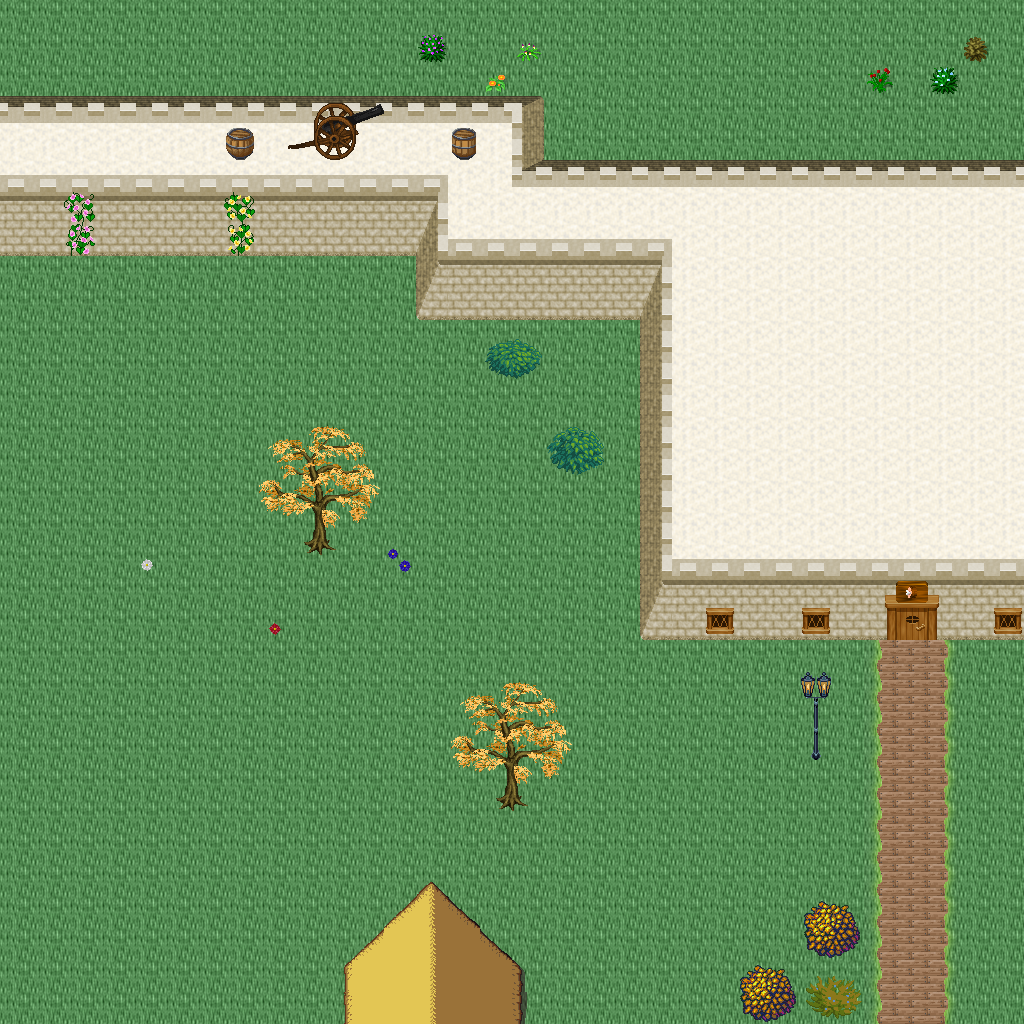

Below is a game level as drawn by its tile map, then a one-line description and the .tmx that defines it (tile-layer data replaced by summaries):
An orthogonal 32x32 tile map with 32x32 px tiles, 5 tile layers (Ground, Objects, Objects2, Above, ...), 1 hidden layer not drawn, 46 tilesets.

<map version="1.10" tiledversion="1.11.0" orientation="orthogonal" renderorder="right-down" width="32" height="32" tilewidth="32" tileheight="32" infinite="0" nextlayerid="11" nextobjectid="1">
 <tileset firstgid="1" name="logic_collision" tilewidth="32" tileheight="32" tilecount="1" columns="1">
  <image source="../drawable/logic_collision.png" width="32" height="32" />
 </tileset>
 <tileset firstgid="2" name="ground_ground" tilewidth="32" tileheight="32" tilecount="33" columns="3">
  <image source="../drawable/ground_ground.png" width="96" height="352" />
 </tileset>
 <tileset firstgid="35" name="building_castle" tilewidth="32" tileheight="32" tilecount="320" columns="20">
  <image source="../drawable/building_castle.png" width="640" height="512" />
 </tileset>
 <tileset firstgid="355" name="item_weapon_cannon" tilewidth="32" tileheight="32" tilecount="12" columns="3">
  <image source="../drawable/item_weapon_cannon.png" width="96" height="128" />
 </tileset>
 <tileset firstgid="367" name="item_pot_barrels_1" tilewidth="32" tileheight="32" tilecount="8" columns="4">
  <image source="../drawable/item_pot_barrels_1.png" width="128" height="64" />
 </tileset>
 <tileset firstgid="375" name="building_door_door" tilewidth="32" tileheight="32" tilecount="6" columns="3">
  <image source="../drawable/building_door_door.png" width="96" height="64" />
 </tileset>
 <tileset firstgid="381" name="building_door_closed" tilewidth="32" tileheight="32" tilecount="1" columns="1">
  <image source="../drawable/building_door_closed.png" width="32" height="32" />
 </tileset>
 <tileset firstgid="382" name="building_window_window_centered" tilewidth="32" tileheight="32" tilecount="1" columns="1">
  <image source="../drawable/building_window_window_centered.png" width="32" height="32" />
 </tileset>
 <tileset firstgid="383" name="building_decoration_chimney_big" tilewidth="32" tileheight="32" tilecount="2" columns="1">
  <image source="../drawable/building_decoration_chimney_big.png" width="32" height="64" />
 </tileset>
 <tileset firstgid="385" name="ground_grass_corners" tilewidth="32" tileheight="32" tilecount="24" columns="6">
  <image source="../drawable/ground_grass_corners.png" width="192" height="128" />
 </tileset>
 <tileset firstgid="409" name="ground_grass_edges" tilewidth="32" tileheight="32" tilecount="36" columns="12">
  <image source="../drawable/ground_grass_edges.png" width="384" height="96" />
 </tileset>
 <tileset firstgid="445" name="item_statue_lion_statues" tilewidth="32" tileheight="32" tilecount="8" columns="2">
  <image source="../drawable/item_statue_lion_statues.png" width="64" height="128" />
 </tileset>
 <tileset firstgid="453" name="item_statue_girl_with_bird" tilewidth="32" tileheight="32" tilecount="12" columns="4">
  <image source="../drawable/item_statue_girl_with_bird.png" width="128" height="96" />
 </tileset>
 <tileset firstgid="465" name="furniture_light_lamp_blue" tilewidth="32" tileheight="32" tilecount="3" columns="1">
  <image source="../drawable/furniture_light_lamp_blue.png" width="32" height="96" />
 </tileset>
 <tileset firstgid="468" name="light_dim_light_7x5" tilewidth="32" tileheight="32" tilecount="35" columns="7">
  <image source="../drawable/light_dim_light_7x5.png" width="224" height="160" />
 </tileset>
 <tileset firstgid="503" name="plant_flower_daisy_blue" tilewidth="32" tileheight="32" tilecount="8" columns="2">
  <image source="../drawable/plant_flower_daisy_blue.png" width="64" height="128" />
 </tileset>
 <tileset firstgid="511" name="plant_flower_daisy_red" tilewidth="32" tileheight="32" tilecount="8" columns="2">
  <image source="../drawable/plant_flower_daisy_red.png" width="64" height="128" />
 </tileset>
 <tileset firstgid="519" name="plant_flower_daisy_white" tilewidth="32" tileheight="32" tilecount="8" columns="2">
  <image source="../drawable/plant_flower_daisy_white.png" width="64" height="128" />
 </tileset>
 <tileset firstgid="527" name="plant_flower_daisy_yellow" tilewidth="32" tileheight="32" tilecount="8" columns="2">
  <image source="../drawable/plant_flower_daisy_yellow.png" width="64" height="128" />
 </tileset>
 <tileset firstgid="535" name="plant_tree_fall_trees" tilewidth="32" tileheight="32" tilecount="40" columns="8">
  <image source="../drawable/plant_tree_fall_trees.png" width="256" height="160" />
 </tileset>
 <tileset firstgid="575" name="plant_tree_oak_tree" tilewidth="32" tileheight="32" tilecount="20" columns="4">
  <image source="../drawable/plant_tree_oak_tree.png" width="128" height="160" />
 </tileset>
 <tileset firstgid="595" name="plant_tree_chestnut_tree" tilewidth="32" tileheight="32" tilecount="20" columns="4">
  <image source="../drawable/plant_tree_chestnut_tree.png" width="128" height="160" />
 </tileset>
 <tileset firstgid="615" name="plant_tree_locust_tree" tilewidth="32" tileheight="32" tilecount="20" columns="4">
  <image source="../drawable/plant_tree_locust_tree.png" width="128" height="160" />
 </tileset>
 <tileset firstgid="635" name="logic_protection" tilewidth="32" tileheight="32" tilecount="2" columns="2">
  <image source="../drawable/logic_protection.png" width="64" height="32" />
 </tileset>
 <tileset firstgid="637" name="plant_bush_hosta" tilewidth="32" tileheight="32" tilecount="9" columns="3">
  <image source="../drawable/plant_bush_hosta.png" width="96" height="96" />
 </tileset>
 <tileset firstgid="646" name="plant_flower_flowers_mixed" tilewidth="32" tileheight="32" tilecount="16" columns="4">
  <image source="../drawable/plant_flower_flowers_mixed.png" width="128" height="128" />
 </tileset>
 <tileset firstgid="662" name="plant_flower_red_blue_clusters" tilewidth="32" tileheight="32" tilecount="4" columns="1">
  <image source="../drawable/plant_flower_red_blue_clusters.png" width="32" height="128" />
 </tileset>
 <tileset firstgid="666" name="furniture_chair_bench_iron" tilewidth="32" tileheight="32" tilecount="4" columns="2">
  <image source="../drawable/furniture_chair_bench_iron.png" width="64" height="64" />
 </tileset>
 <tileset firstgid="670" name="plant_stump_stump_pale_purple" tilewidth="32" tileheight="32" tilecount="4" columns="2">
  <image source="../drawable/plant_stump_stump_pale_purple.png" width="64" height="64" />
 </tileset>
 <tileset firstgid="674" name="plant_stump_small_stump" tilewidth="32" tileheight="32" tilecount="4" columns="2">
  <image source="../drawable/plant_stump_small_stump.png" width="64" height="64" />
 </tileset>
 <tileset firstgid="678" name="building_decoration_banner" tilewidth="32" tileheight="32" tilecount="12" columns="1">
  <image source="../drawable/building_decoration_banner.png" width="32" height="384" />
 </tileset>
 <tileset firstgid="690" name="building_decoration_chimney" tilewidth="32" tileheight="32" tilecount="2" columns="1">
  <image source="../drawable/building_decoration_chimney.png" width="32" height="64" />
 </tileset>
 <tileset firstgid="692" name="plant_flower_vines_flowered" tilewidth="32" tileheight="32" tilecount="9" columns="3">
  <image source="../drawable/plant_flower_vines_flowered.png" width="96" height="96" />
 </tileset>
 <tileset firstgid="701" name="building_decoration_library_banner" tilewidth="32" tileheight="32" tilecount="6" columns="3">
  <image source="../drawable/building_decoration_library_banner.png" width="96" height="64" />
 </tileset>
 <tileset firstgid="707" name="logic_portal" tilewidth="32" tileheight="32" tilecount="24" columns="8">
  <image source="../drawable/logic_portal.png" width="256" height="96" />
 </tileset>
 <tileset firstgid="731" name="building_cottage" tilewidth="32" tileheight="32" tilecount="256" columns="16">
  <image source="../drawable/building_cottage.png" width="512" height="512" />
 </tileset>
 <tileset firstgid="987" name="building_roof_thatched_roof" tilewidth="32" tileheight="32" tilecount="256" columns="16">
  <image source="../drawable/building_roof_thatched_roof.png" width="512" height="512" />
 </tileset>
 <tileset firstgid="1243" name="building_window_windows" tilewidth="32" tileheight="32" tilecount="256" columns="16">
  <image source="../drawable/building_window_windows.png" width="512" height="512" />
 </tileset>
 <tileset firstgid="1499" name="building_door_doors" tilewidth="32" tileheight="32" tilecount="256" columns="16">
  <image source="../drawable/building_door_doors.png" width="512" height="512" />
 </tileset>
 <tileset firstgid="1755" name="building_decoration_chimney_brown_stacks" tilewidth="32" tileheight="32" tilecount="2" columns="1">
  <image source="../drawable/building_decoration_chimney_brown_stacks.png" width="32" height="64" />
 </tileset>
 <tileset firstgid="1757" name="ground_ground_3" tilewidth="32" tileheight="32" tilecount="5" columns="5">
  <image source="../drawable/ground_ground_3.png" width="160" height="32" />
 </tileset>
 <tileset firstgid="1762" name="plant_bush_bush_pinks" tilewidth="32" tileheight="32" tilecount="4" columns="2">
  <image source="../drawable/plant_bush_bush_pinks.png" width="64" height="64" />
 </tileset>
 <tileset firstgid="1766" name="plant_bushes_and_trees" tilewidth="32" tileheight="32" tilecount="144" columns="16">
  <image source="../drawable/plant_bushes_and_trees.png" width="512" height="289" />
 </tileset>
 <tileset firstgid="1910" name="plant_bush_berried" tilewidth="32" tileheight="32" tilecount="60" columns="5">
  <image source="../drawable/plant_bush_berried.png" width="160" height="384" />
 </tileset>
 <tileset firstgid="1970" name="plant_bush_leafy" tilewidth="32" tileheight="32" tilecount="48" columns="8">
  <image source="../drawable/plant_bush_leafy.png" width="256" height="192" />
 </tileset>
 <tileset firstgid="2018" name="plant_bush_flowering" tilewidth="32" tileheight="32" tilecount="72" columns="8">
  <image source="../drawable/plant_bush_flowering.png" width="256" height="288" />
 </tileset>
 <layer id="1" name="Ground" width="32" height="32">
  <data>[1024 cells, 1024 non-empty, 8 distinct tile ids]</data>
 </layer>
 <layer id="2" name="Objects" width="32" height="32">
  <data>[1024 cells, 117 non-empty, 28 distinct tile ids]</data>
 </layer>
 <layer id="3" name="Objects2" width="32" height="32">
  <data>[1024 cells, 19 non-empty, 19 distinct tile ids]</data>
 </layer>
 <layer id="4" name="Above" width="32" height="32">
  <data>[1024 cells, 39 non-empty, 23 distinct tile ids]</data>
 </layer>
 <layer id="5" name="Above2" width="32" height="32">
  <data>[1024 cells, 32 non-empty, 16 distinct tile ids]</data>
 </layer>
 <layer id="6" name="Walkable" width="32" height="32" visible="0">
  <data>[1024 cells, 307 non-empty, 1 distinct tile ids]</data>
 </layer>
 <objectgroup id="7" name="Mapevents" />
 <objectgroup id="8" name="Spawn" />
 <objectgroup id="9" name="Keys" />
 <objectgroup id="10" name="Replace" />
</map>
